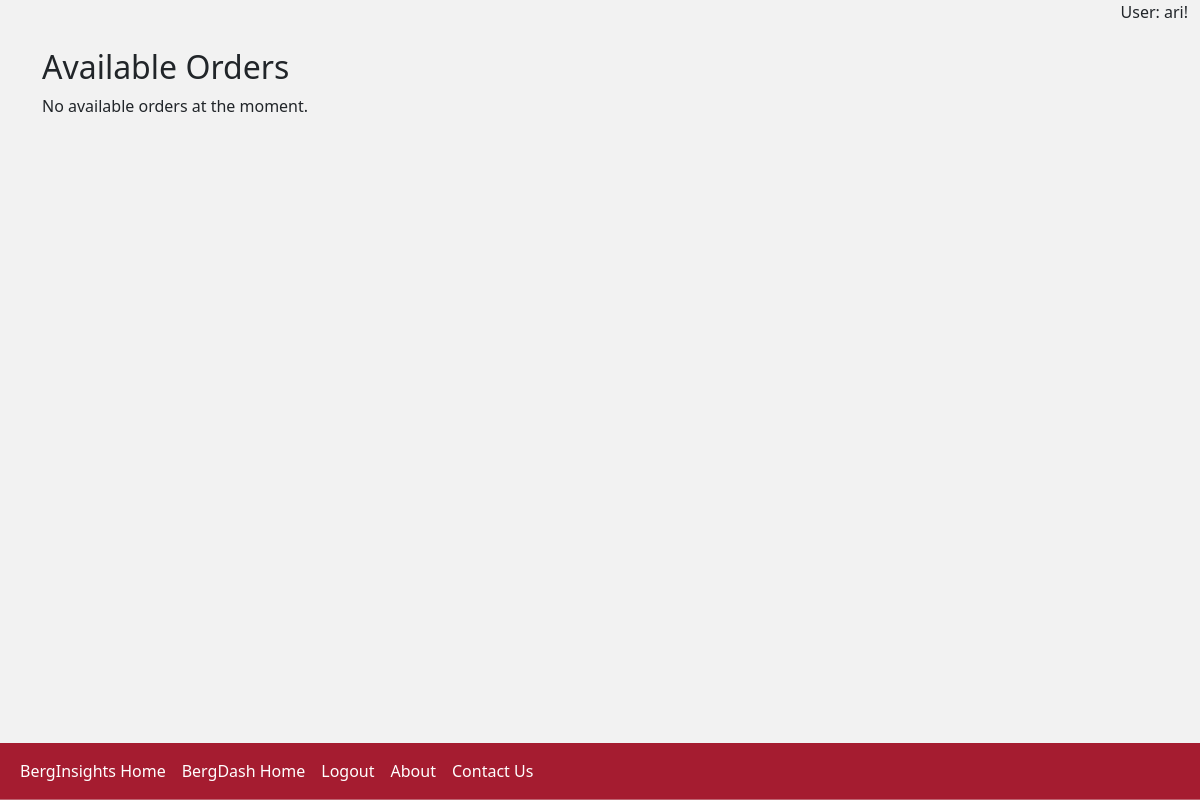
The page /deliver (signed in) on the database as committed earlier.
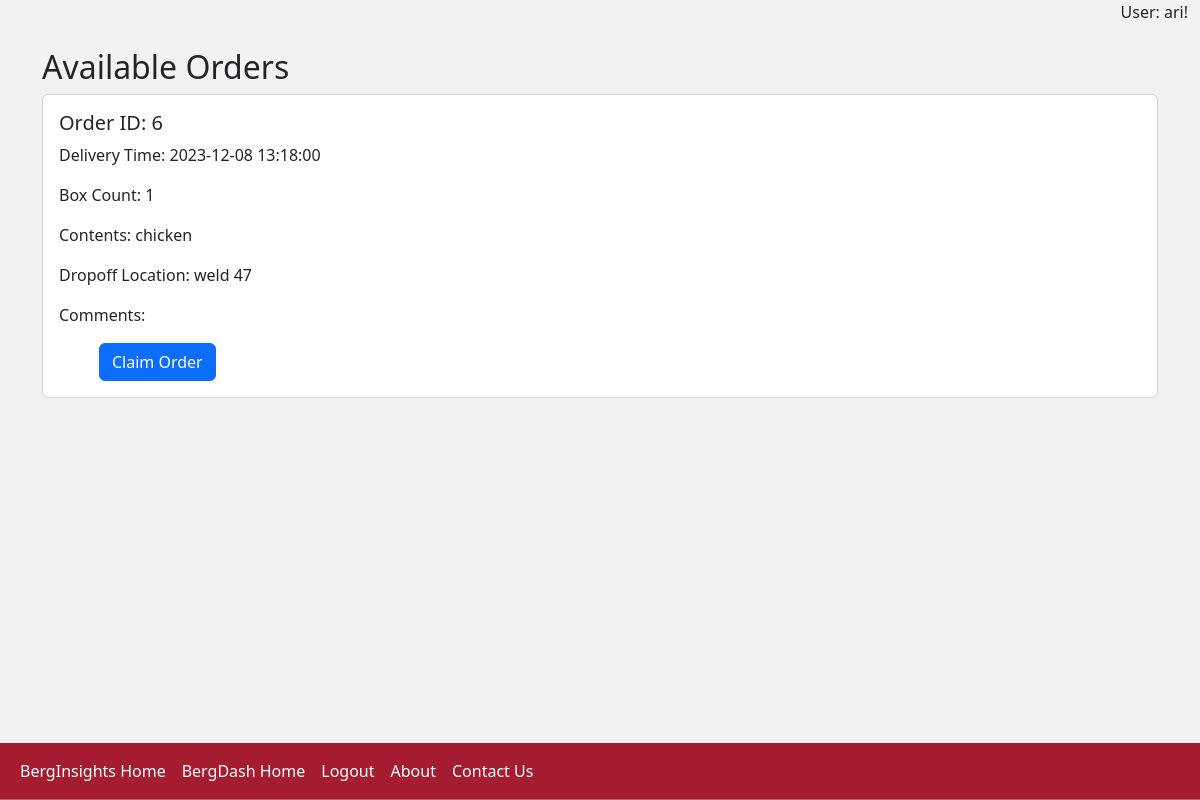
The same page on the database as committed later.
### tables this page shows
CREATE TABLE orders (
    id INTEGER PRIMARY KEY AUTOINCREMENT,
    customer_id INTEGER,
    order_datetime TIMESTAMP DEFAULT CURRENT_TIMESTAMP,
    delivery_datetime TIMESTAMP,
    box_count INTEGER,
    box_contents TEXT,
    dropoff_location TEXT,
    additional_comments TEXT,
    venmo_username TEXT, deliverer_id INTEGER, order_price REAL,
    FOREIGN KEY (customer_id) REFERENCES users(id)
);

### app.py (the view)
@app.route("/deliver")
@login_required
def deliverer():
    conn = get_users_db_connection()
    cur = conn.cursor()
    try:
        orders = cur.execute(
            "SELECT * FROM orders WHERE deliverer_id IS NULL"
        ).fetchall()
    except Exception as e:
        print("SQLite error:", e)
        flash("An error occurred while retrieving orders.", "warning")
        return redirect(url_for("index1"))
    finally:
        cur.close()
        conn.close()
    return render_template("deliverer.html", orders=orders)

### app.py (called while the page is built)
def get_users_db_connection():
    conn = sqlite3.connect("users.db")
    conn.row_factory = sqlite3.Row  # Enables column access by name: row['column_name']
    return conn

def login_required(f):
    @wraps(f)
    def decorated_function(*args, **kwargs):
        if "user_id" not in session:
            flash("You need to be logged in to access this page.", "warning")
            return redirect(url_for("login"))
        return f(*args, **kwargs)
    return decorated_function

@app.after_request
def after_request(response):
    response.headers["Cache-Control"] = "no-cache, no-store, must-revalidate"
    response.headers["Expires"] = 0
    response.headers["Pragma"] = "no-cache"
    return response

@app.context_processor
def inject_username():
    return dict(username=session.get("username", "Guest"))

### templates/deliverer.html (shortened to what this page needs)
{% extends "base.html" %}
{% block content %}
    <div class="container mt-4">
        <h2>Available Orders</h2>
        {% if orders %}
            <div id="orders-container">
                {% for order in orders %}
                    <div class="card mb-3">
                        <div class="card-body">
                            <h5 class="card-title">Order ID: {{ order.id }}</h5>
                            <p class="card-text">Delivery Time: {{ order.delivery_datetime }}</p>
                            <p class="card-text">Box Count: {{ order.box_count }}</p>
                            <p class="card-text">Contents: {{ order.box_contents }}</p>
                            <p class="card-text">Dropoff Location: {{ order.dropoff_location }}</p>
                            <p class="card-text">Comments: {{ order.additional_comments }}</p>
                            <form action="{{ url_for('claim_order', order_id=order.id) }}" method="post">
                                <button type="submit" class="btn btn-primary">Claim Order</button>
                            </form>
                        </div>
                    </div>
                {% endfor %}
            </div>
        {% else %}
            <p>No available orders at the moment.</p>
        {% endif %}
    </div>
{% endblock %}

### templates/base.html (shortened to what this page needs)
<!DOCTYPE html>
<html lang="en">
    <head>
        <link href="https://cdn.jsdelivr.net/npm/bootstrap@5.2.3/dist/css/bootstrap.min.css" rel="stylesheet">
        <link rel="stylesheet" type="text/css" href="{{ url_for('static', filename='styles.css') }}">
    </head>
    <body>
        <div class="container-fluid" style="padding-bottom: 100px;">
            <div class="welcome-message text-end">
                User: {{ username }}!
            </div>
            {% block content %}{% endblock %}
        </div>
<nav class="navbar navbar-expand-lg navbar-light bg-light fixed-bottom">
    <div class="container-fluid">
        <div class="collapse navbar-collapse" id="navbarNav">
            <ul class="navbar-nav">
                <li class="nav-item">
                    <a class="nav-link" href="{{ url_for('index') }}" style="color: white;">BergInsights Home</a>
                </li>
                <li class="nav-item">
                    <a class="nav-link" href="{{ url_for('index1') }}" style="color: white;">BergDash Home</a>
                </li>
                {% if username != 'Guest' %}
                <li class="nav-item">
                    <a class="nav-link" href="{{ url_for('logout') }}" style="color: white;">Logout</a>
                </li>
                {% else %}
                <li class="nav-item">
                    <a class="nav-link" href="{{ url_for('login') }}" style="color: white;">Login/Register</a>
                </li>
                {% endif %}
                <li class="nav-item">
                    <a class="nav-link" href="{{ url_for('faq') }}" style="color: white;">About</a>
                </li>
                <li class="nav-item">
                    <a class="nav-link" href="{{ url_for('contact') }}" style="color: white;">Contact Us</a>
                </li>
            </ul>
        </div>
    </div>
</nav>
    </body>
</html>

### static/styles.css (style rules this page uses)
form { padding-left: 40px; text-align: left; }
.navbar { background-color: #A51C30 !important; border-bottom: 1px solid #ebebeb59!important; }
html { background-color: #F2F2F2 }
body { background-color: #F2F2F2 }

Rows that differ between the two databases and show on the page:
added orders: id "6", delivery_datetime "2023-12-08 13:18:00", box_count "1", box_contents "chicken", dropoff_location "weld 47"
Other text that changed with them:
text no longer shown: "No available orders at the moment."
